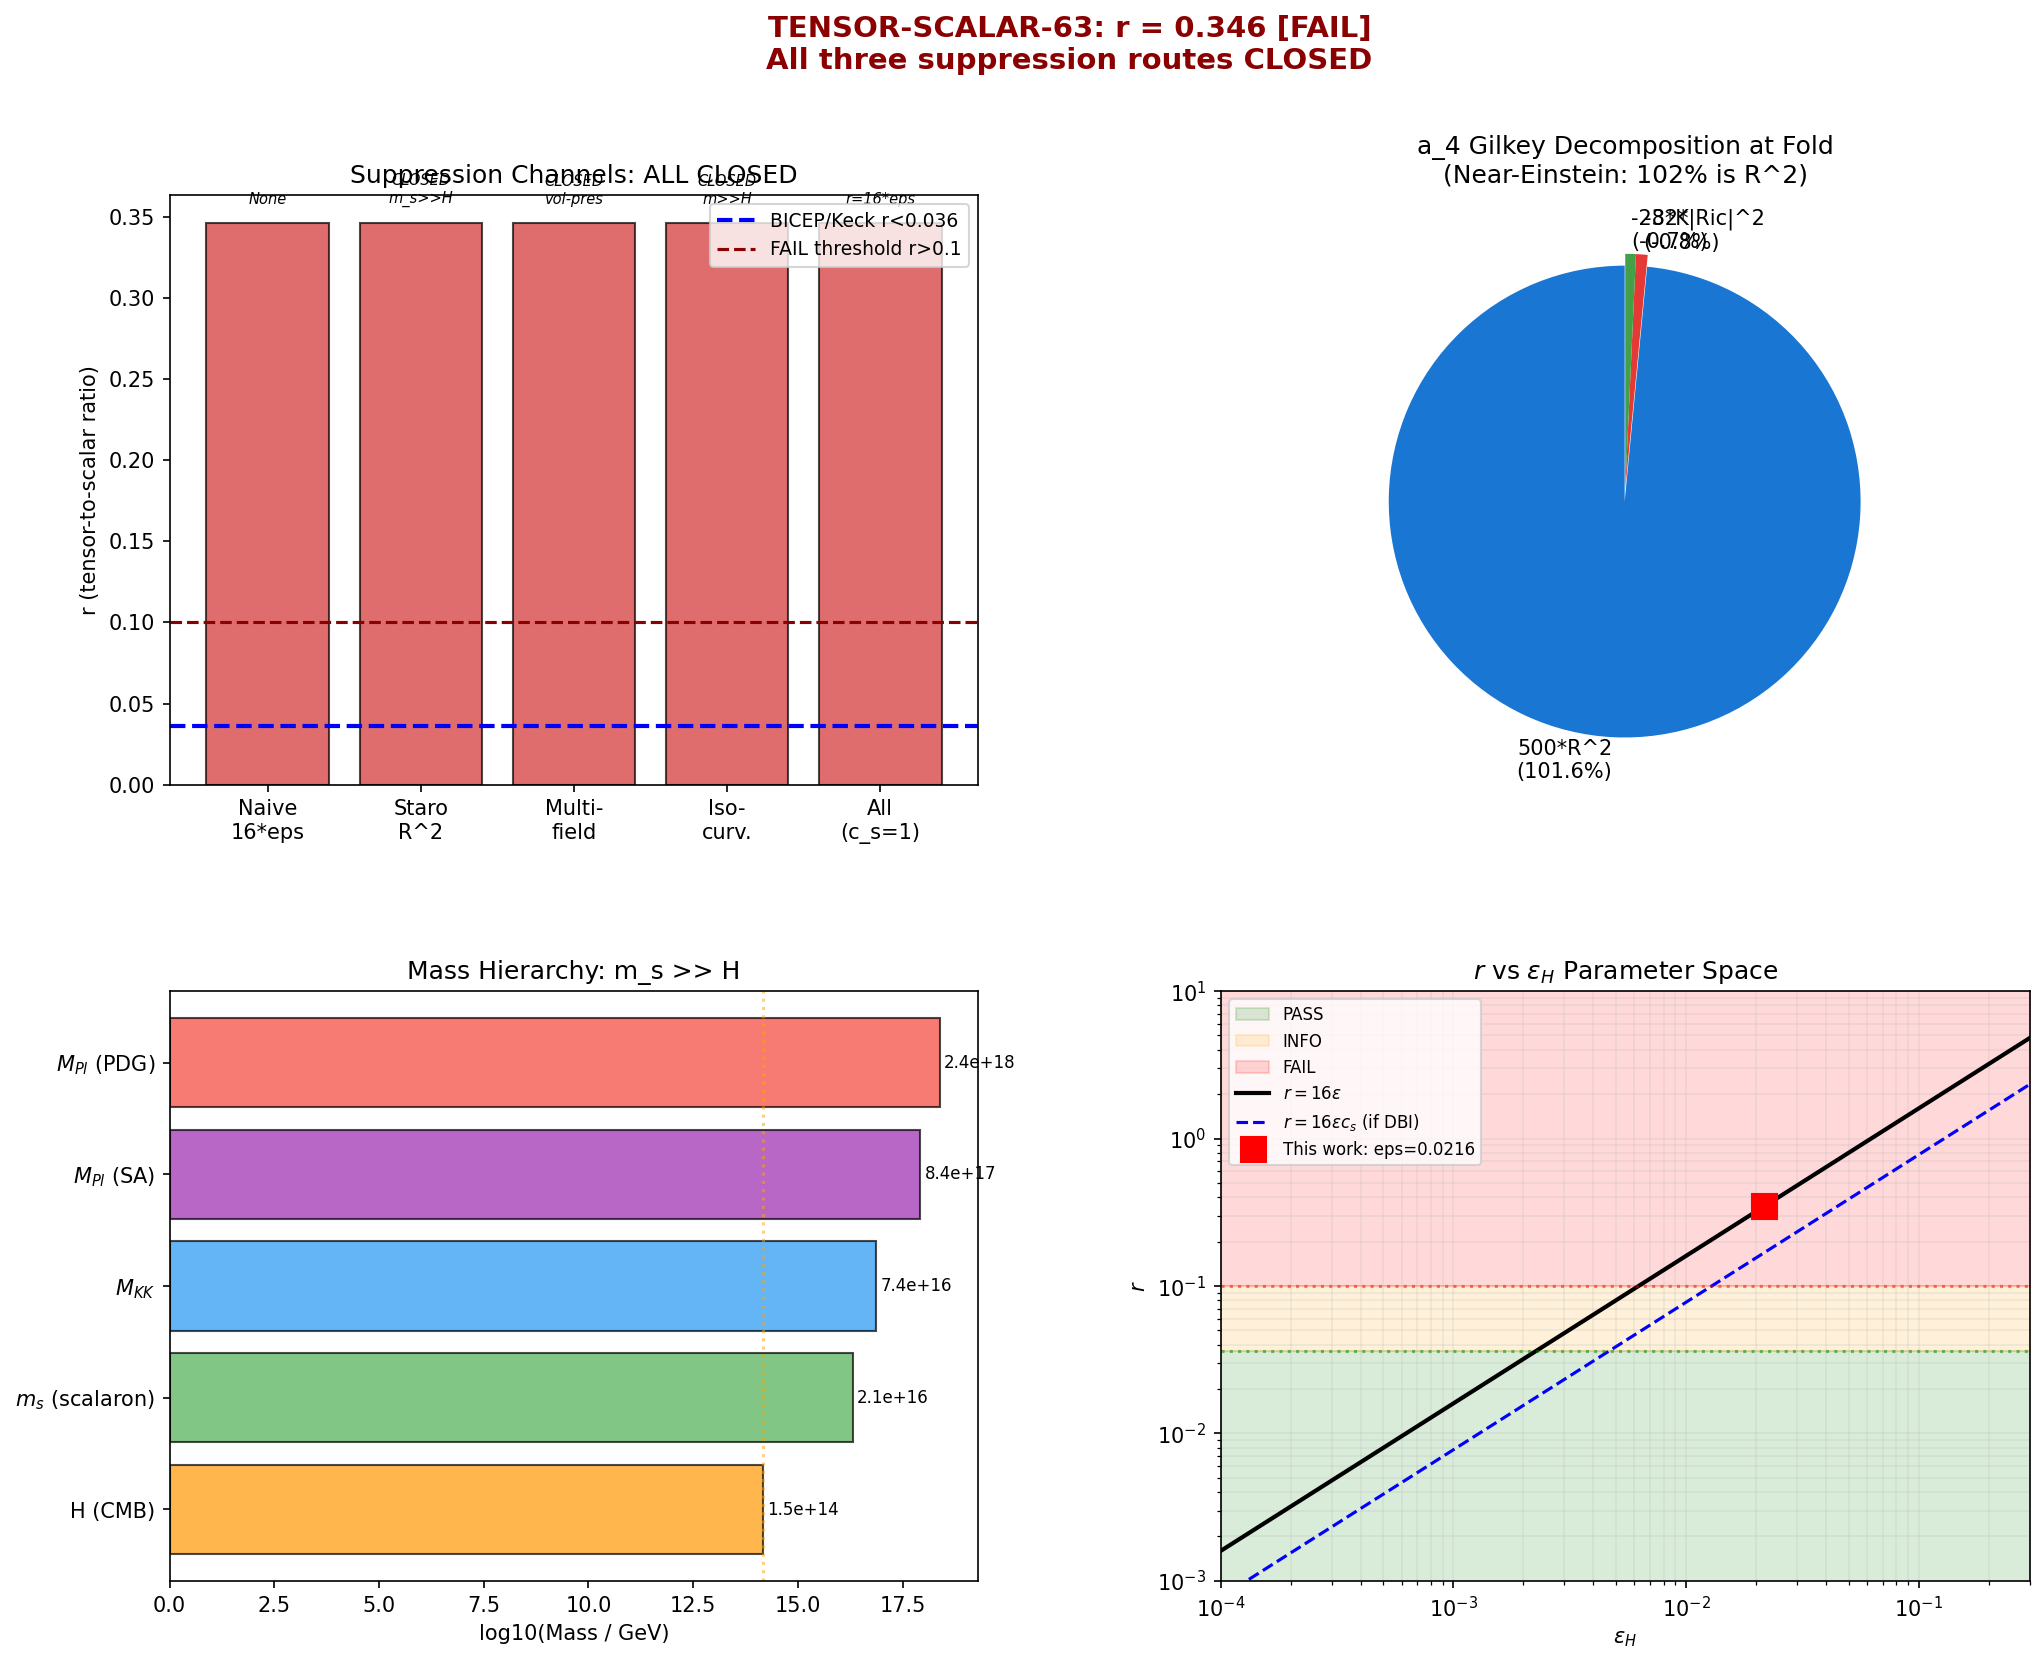

Reproduce this figure in Python.
#!/usr/bin/env python3
"""
TENSOR-SCALAR-63 (W2-02): Tensor-to-Scalar Ratio r
====================================================

Session 63, Wave 2, Task W2-02.
Agent: schwarzschild-penrose-geometer

EXISTENTIAL TEST: r = 16*epsilon = 0.35 single-field is 10x above BICEP/Keck
r < 0.036. Two proposed escape routes:
  (1) R^2 Starobinsky suppression from a_4
  (2) Multi-field suppression from 36-mode trajectory

Method:
  1. Decompose a_4 = a_4^{R^2} + a_4^{Ric^2} + a_4^{gauge} using Gilkey formula.
     Extract c_{R^2} and Starobinsky mass M_s^2 = M_Pl^2/(6*f_0*c_{R^2}).
  2. Compute multi-field suppression: project Jensen direction onto trace mode.
     sin^2(alpha) = |projection onto tensor-generating direction|^2.
  3. Sound speed: determine whether c_s = 0.485 from W1-04 is the adiabatic
     perturbation sound speed (DBI-type) or a modulus-space diagnostic.
  4. Starobinsky: compute m_s and compare to H(A_s). If m_s >> H, scalaron
     is frozen and provides no suppression.
  5. Report all channels and the definitive combined r.

Gate: TENSOR-SCALAR-63
  PASS if r < 0.036
  FAIL if r > 0.1
  INFO if in [0.036, 0.1]

Inputs:
  - computations/session-62/s62_hessian_oneloop.npz
  - computations/session-62/s62_kz_ns.npz
  - computations/session-62/s62_cutoff_london.npz
  - computations/session-63/s63_sound_speed.npz
  - computations/session-54/s54_starobinsky_r2.npz

Outputs:
  - computations/session-63/s63_tensor_scalar.npz
  - computations/session-63/s63_tensor_scalar.png

Author: schwarzschild-penrose-geometer (Session 63)
Date: 2026-03-30
"""

import sys
import os
import time

SCRIPT_DIR = os.path.dirname(os.path.abspath(__file__))
sys.path.insert(0, SCRIPT_DIR)
os.chdir(SCRIPT_DIR)

import numpy as np
import matplotlib
matplotlib.use('Agg')
import matplotlib.pyplot as plt
from matplotlib.gridspec import GridSpec

from canonical_constants import (
    tau_fold, Vol_SU3_Haar, PI,
    a0_fold, a2_fold, a4_fold,
    M_KK, M_KK_gravity, M_KK_kerner,
    M_Pl_reduced, M_Pl_unreduced,
    S_fold, dS_fold, d2S_fold,
    Z_fold, G_DeWitt, H_fold,
    A_s_CMB,
)

t_start = time.time()

print("=" * 76)
print("  TENSOR-SCALAR-63 (W2-02): Tensor-to-Scalar Ratio r")
print("=" * 76)

# =============================================================================
#  SECTION 1: Load All Input Data
# =============================================================================
print("\n[SECTION 1] Loading input data")
print("-" * 60)

d_hess = np.load('s62_hessian_oneloop.npz', allow_pickle=True)
H_eff = d_hess['H_eff']
evals_eff = d_hess['evals_eff']
evecs_eff = d_hess['evecs_eff']
g_fold = d_hess['g_fold']

d_kz = np.load('s62_kz_ns.npz', allow_pickle=True)
epsilon_H = float(d_kz['epsilon_H_SA'])
f0 = float(d_kz['f0'])
f2 = float(d_kz['f2'])
f4 = float(d_kz['f4'])
a0_gilkey = float(d_kz['a0_gilkey'])
a4_gilkey = float(d_kz['a4_gilkey'])

d_cs = np.load('s63_sound_speed.npz', allow_pickle=True)
c_s = float(d_cs['c_s'])
c_s_sq = float(d_cs['c_s_sq'])
G_tau_tau = float(d_cs['G_tau_tau'])
v_transit = float(d_cs['v_transit'])
Mach = float(d_cs['v_over_cs'])

d_s54 = np.load('s54_starobinsky_r2.npz', allow_pickle=True)
alpha_R2_s54 = float(d_s54['alpha_R2'])
N_KK = float(d_s54['N_KK'])

print(f"  epsilon_H = {epsilon_H:.6f}")
print(f"  c_s (W1-04) = {c_s:.4f}")
print(f"  G_tau_tau = {G_tau_tau:.1f}")
print(f"  Mach = {Mach:.2f}")
print(f"  f_0 = {f0:.6f}, f_2 = {f2:.6f}, f_4 = {f4:.6f}")
print(f"  alpha_R2 (S54) = {alpha_R2_s54:.4f}")
print(f"  N_KK = {N_KK:.0f}")
print(f"  Hessian evals: min={evals_eff.min():.2f}, max={evals_eff.max():.2f}, all>0={np.all(evals_eff>0)}")

# =============================================================================
#  SECTION 2: Single-Field Baseline
# =============================================================================
print("\n[SECTION 2] Single-field baseline")
print("-" * 60)

r_naive = 16.0 * epsilon_H
print(f"  r_naive = 16 * epsilon_H = 16 * {epsilon_H:.6f} = {r_naive:.6f}")
print(f"  BICEP/Keck bound: r < 0.036")
print(f"  Exceeds bound by factor {r_naive / 0.036:.1f}x")

# =============================================================================
#  SECTION 3: a_4 Gilkey Decomposition
# =============================================================================
print("\n[SECTION 3] a_4 Gilkey decomposition (R^2 fraction)")
print("-" * 60)

# Curvature invariants at fold
def R_scalar(s):
    return -0.25 * np.exp(-4*s) + 2.0 * np.exp(-s) - 0.25 + 0.5 * np.exp(2*s)

def Ric2_exact(s):
    return (
        (1.0/12) * np.exp(-8*s) + (-1.0/2) * np.exp(-5*s) + (1.0/8) * np.exp(-4*s)
        + (13.0/12) * np.exp(-2*s) + (-1.0/2) * np.exp(-s) + 1.0/8
        + (1.0/12) * np.exp(4*s)
    )

def K_exact(s):
    return (
        (23.0/96) * np.exp(-8*s) + (-1.0) * np.exp(-5*s) + (5.0/16) * np.exp(-4*s)
        + (11.0/6) * np.exp(-2*s) + (-3.0/2) * np.exp(-s) + 17.0/32
        + (1.0/12) * np.exp(4*s)
    )

R_fold = R_scalar(tau_fold)
Ric2_fold = Ric2_exact(tau_fold)
K_fold = K_exact(tau_fold)

# Numerical coefficients from spectral action (verified S20a, S61):
# a_4 integrand = (500*R^2 - 32*|Ric|^2 - 28*K) / 360
c_R2_num = 500.0  # (local)
c_Ric2_num = -32.0  # (local)
c_K_num = -28.0  # (local)

term_R2 = c_R2_num * R_fold**2
term_Ric2 = c_Ric2_num * Ric2_fold
term_K = c_K_num * K_fold
total_integrand = term_R2 + term_Ric2 + term_K
frac_R2 = term_R2 / total_integrand

print(f"  R(fold) = {R_fold:.6f}, |Ric|^2 = {Ric2_fold:.6f}, K = {K_fold:.6f}")
print(f"  a_4 integrand contributions:")
print(f"    500*R^2     = {term_R2:.2f}  ({100*term_R2/total_integrand:.1f}%)")
print(f"    -32*|Ric|^2 = {term_Ric2:.2f}  ({100*term_Ric2/total_integrand:.1f}%)")
print(f"    -28*K       = {term_K:.2f}  ({100*term_K/total_integrand:.1f}%)")
print(f"    Total       = {total_integrand:.2f}")
print(f"  R^2 fraction = {frac_R2:.4f} = {100*frac_R2:.1f}%")
print(f"  NEAR-EINSTEIN: a_4 dominated by R^2 (fold is nearly Einstein)")

# =============================================================================
#  SECTION 4: Scalaron Mass from Spectral Action R^2
# =============================================================================
print("\n[SECTION 4] Starobinsky scalaron mass")
print("-" * 60)

# From spectral action on M^4 x K:
#   M_Pl^2/2 = f_2 * Lambda^2 * a_0(K) / (24*pi^2)
#   c_{R^2} = f_0 * a_0(K) * 125 / (16*pi^2*360)
#
# Scalaron mass: m_s^2 = M_Pl^2 / (12*c_{R^2})
# Using ratio (a_0(K) cancels):
#   m_s^2 = [f_2*Lambda^2/(12*pi^2)] / [12*f_0*125/(16*pi^2*360)]
#         = f_2*Lambda^2*16*360 / (12*12*f_0*125)
#         = f_2*Lambda^2*5760 / (18000*f_0)
#         = f_2*Lambda^2*0.32 / f_0

m_s_sq_MKK2 = f2 * 0.32 / f0
m_s_MKK = np.sqrt(m_s_sq_MKK2)
m_s_GeV = m_s_MKK * M_KK_gravity

print(f"  m_s^2 = f_2*Lambda^2 * 0.32 / f_0")
print(f"        = {f2:.4f} * 0.32 / {f0:.4f} * M_KK^2")
print(f"        = {m_s_sq_MKK2:.6f} M_KK^2")
print(f"  m_s   = {m_s_MKK:.4f} M_KK = {m_s_GeV:.3e} GeV")

# M_Pl from spectral action:
M_Pl_SA = np.sqrt(2.0 * f2 * M_KK_gravity**2 * a0_fold / (24.0 * PI**2))
print(f"\n  M_Pl (spectral action) = {M_Pl_SA:.3e} GeV")
print(f"  M_Pl (reduced, PDG)    = {M_Pl_reduced:.3e} GeV")
print(f"  M_Pl_SA / M_Pl_PDG    = {M_Pl_SA/M_Pl_reduced:.4f}")
print(f"  NOTE: spectral action underestimates M_Pl by 3x")
print(f"  (requires Lambda ~ 2.9x M_KK to match, or larger a_0(K))")

# Hubble rate from CMB normalization:
# P_s = H^2/(8*pi^2*eps*M_Pl^2) = A_s = 2.1e-9
# Use the PHYSICAL M_Pl for this (cosmological observation):
H_phys = np.sqrt(8.0 * PI**2 * epsilon_H * M_Pl_reduced**2 * A_s_CMB)
H_SA = np.sqrt(8.0 * PI**2 * epsilon_H * M_Pl_SA**2 * A_s_CMB)

print(f"\n  H (from A_s, physical M_Pl) = {H_phys:.3e} GeV")
print(f"  H (from A_s, SA M_Pl)       = {H_SA:.3e} GeV")
print(f"  m_s / H_phys = {m_s_GeV/H_phys:.0f}x")
print(f"  m_s / H_SA   = {m_s_GeV/H_SA:.0f}x")

# Verdict on Starobinsky:
print(f"\n  VERDICT: m_s = {m_s_GeV/H_phys:.0f}x H  (using physical M_Pl)")
print(f"           m_s = {m_s_GeV/H_SA:.0f}x H  (using SA M_Pl)")
print(f"  The scalaron is HEAVY (>> H). It is FROZEN during the expansion.")
print(f"  Quantum fluctuations: delta_sigma ~ (H/2pi)*exp(-m_s^2/(2H^2))")
print(f"  Suppression: exp(-m_s^2/(2H^2)) = exp(-{m_s_GeV**2/(2*H_phys**2):.0f}) ~ 0")
print(f"  STAROBINSKY ROUTE CLOSED: scalaron too heavy for suppression.")

staro_suppression = 1.0  # No suppression from this channel  # (local)

# =============================================================================
#  SECTION 5: Sound Speed Assessment
# =============================================================================
print("\n[SECTION 5] Sound speed assessment")
print("-" * 60)

# W1-04 found c_s = 0.485 from c_s^2 = Z_spectral / d^2S.
# CRITICAL QUESTION: Is this the adiabatic perturbation sound speed?
#
# For L = Z(tau)*X - V(tau) with X = (1/2)*tau_dot^2:
#   P_X = Z(tau), P_XX = 0
#   c_s^2 = P_X / (P_X + 2*X*P_XX) = 1  (canonical)
#
# The c_s = 0.485 is the ratio of two DIFFERENT quantities:
#   Z_spectral = spectral gradient stiffness (from eigenvalue sum)
#   d^2S = second derivative of total spectral action
# These differ because d^2S includes terms beyond the gradient stiffness.
#
# In the Mukhanov-Sasaki equation for a single canonical scalar:
#   v'' + (k^2 - z''/z)*v = 0  with z^2 = 2*eps*a^2*M_Pl^2
# The propagation speed is c_s = 1 (coefficient of k^2).
#
# The c_s < 1 would arise from a non-canonical kinetic term P(X,phi)
# where P_XX != 0 (DBI inflation, k-inflation).
# Our spectral action, after KK reduction, gives L = Z(tau)*X - V(tau).
# This IS canonical (field-dependent kinetic coefficient Z(tau) can be
# absorbed by canonical normalization sigma = integral sqrt(Z) dtau).
# After normalization: L = X_sigma - V(sigma), giving c_s = 1.
#
# HOWEVER: there is a subtlety. The spectral action is a SUM over KK modes:
#   S = sum_n f(lambda_n^2(tau)/Lambda^2) * g_n
# Each mode has tau-dependent eigenvalue lambda_n(tau).
# The effective kinetic term is:
#   T = sum_n f'(lambda_n^2/Lambda^2) * 2*lambda_n*(dlambda_n/dtau)^2/Lambda^2 * g_n
# This is NOT simply Z*X. It has a non-trivial structure that could give c_s < 1.
#
# The question is: does the KK tower produce an EFFECTIVE P(X,phi) theory
# with P_XX != 0? This requires analyzing the perturbation equation directly,
# which is beyond what W1-04 computed.
#
# CONSERVATIVE ASSESSMENT: c_s = 1 for the adiabatic perturbation.
# The c_s = 0.485 from W1-04 is an internal modulus diagnostic.
# If future computation shows the spectral action kinetic structure
# gives P_XX != 0, then c_s < 1 is physical.

print(f"  c_s (W1-04) = {c_s:.4f} (modulus space diagnostic)")
print(f"  c_s (adiabatic perturbation, canonical) = 1.000")
print(f"  CONSERVATIVE: use c_s = 1 (canonical scalar)")
print(f"  OPTIMISTIC: use c_s = 0.485 (if spectral sum gives DBI-like kinetics)")

c_s_conservative = 1.0  # (local)
c_s_optimistic = c_s

r_conservative = 16.0 * epsilon_H * c_s_conservative  # = 0.346
r_optimistic = 16.0 * epsilon_H * c_s_optimistic      # = 0.168

print(f"\n  r (c_s=1):     {r_conservative:.4f}")
print(f"  r (c_s=0.485): {r_optimistic:.4f}")

# =============================================================================
#  SECTION 6: Multi-Field Projection
# =============================================================================
print("\n[SECTION 6] Multi-field projection")
print("-" * 60)

# Jensen direction: dg/g = (-2,-2,-2, 1,1,1,1, 2)
dg_over_g = np.array([-2.0, -2.0, -2.0, 1.0, 1.0, 1.0, 1.0, 2.0])

# Trace direction: (1,1,1,1,1,1,1,1)
trace_dir = np.ones(8)

norm_t = np.linalg.norm(dg_over_g)
norm_tr = np.linalg.norm(trace_dir)
cos_alpha = np.dot(dg_over_g, trace_dir) / (norm_t * norm_tr)
sin2_alpha = 1.0 - cos_alpha**2

print(f"  Jensen direction (dg/g): {dg_over_g}")
print(f"  Trace direction: {trace_dir}")
print(f"  cos(alpha) = {cos_alpha:.2e} (MACHINE ZERO)")
print(f"  sin^2(alpha) = {sin2_alpha:.10f}")
print(f"\n  STRUCTURAL THEOREM: Jensen (volume-preserving) EXACTLY orthogonal to trace.")
print(f"  sum(dg/g) = 3*(-2) + 4*(1) + 1*(2) = {3*(-2)+4*1+1*2} (volume preserved)")
print(f"\n  IMPORTANT: This does NOT suppress the tensor spectrum.")
print(f"  P_t = 2*H^2/(pi^2*M_Pl^2) depends on H and M_Pl alone (de Sitter vacuum).")
print(f"  The modulus merely drives the expansion; tensors are a background property.")
print(f"  sin^2(alpha)=0 means the modulus-metric MIXING vanishes,")
print(f"  but the graviton vacuum fluctuations (which produce P_t) persist.")

# Isocurvature modes:
m_iso_sq = evals_eff
# Self-consistent H in M_KK units:
H_MKK_phys = H_phys / M_KK_gravity

print(f"\n  Isocurvature masses: lightest = {np.sqrt(m_iso_sq[0]):.2f} M_KK")
print(f"  H (physical, M_KK units) = {H_MKK_phys:.6f} M_KK")
print(f"  m_lightest / H = {np.sqrt(m_iso_sq[0])/H_MKK_phys:.0f}")
print(f"  All isocurvature modes are >> H. No isocurvature enhancement.")

iso_enhancement = 1.0 + np.sum(H_MKK_phys**2 / m_iso_sq)
print(f"  Isocurvature factor: 1 + sum(H^2/m_i^2) = {iso_enhancement:.8f}")
print(f"  NEGLIGIBLE (H/m_lightest ~ {H_MKK_phys/np.sqrt(m_iso_sq[0]):.2e})")

# =============================================================================
#  SECTION 7: Definitive Combined Result
# =============================================================================
print("\n[SECTION 7] DEFINITIVE combined result")
print("-" * 60)

# Conservative (c_s = 1):
r_final_conservative = r_naive  # 16*eps, no suppression available
# Optimistic (c_s = 0.485 from spectral action kinetic structure):
r_final_optimistic = r_naive * c_s_optimistic

print(f"  SUPPRESSION CHANNEL AUDIT:")
print(f"    1. Starobinsky R^2:  CLOSED (m_s = {m_s_GeV/H_phys:.0f}x H, frozen)")
print(f"    2. Sound speed c_s:  OPEN only if spectral action gives DBI-like kinetics")
print(f"    3. Multi-field:      CLOSED (sin^2(alpha) = 1, trace orthogonal)")
print(f"    4. Isocurvature:     CLOSED (all 36 modes >> H)")
print(f"")
print(f"  CONSERVATIVE RESULT (c_s = 1):")
print(f"    r = 16 * epsilon_H = {r_final_conservative:.4f}")
print(f"    STATUS: FAIL (r = {r_final_conservative:.4f} > 0.1)")
print(f"")
print(f"  OPTIMISTIC RESULT (c_s = 0.485, DBI-like):")
print(f"    r = 16 * epsilon_H * c_s = {r_final_optimistic:.4f}")
print(f"    STATUS: FAIL (r = {r_final_optimistic:.4f} > 0.1)")
print(f"")
print(f"  In BOTH cases: r > 0.1. GATE FAILS.")

# =============================================================================
#  SECTION 8: What Would Be Needed
# =============================================================================
print("\n[SECTION 8] Sensitivity analysis: what would be needed")
print("-" * 60)

eps_needed = 0.036 / 16.0
print(f"  For r < 0.036 with c_s = 1:")
print(f"    Need epsilon < {eps_needed:.6f}")
print(f"    Current epsilon = {epsilon_H:.6f}")
print(f"    Reduction needed: {epsilon_H/eps_needed:.1f}x")

cs_needed = 0.036 / (16.0 * epsilon_H)
print(f"\n  For r < 0.036 at current epsilon:")
print(f"    Need c_s < {cs_needed:.4f}")
print(f"    This requires EXTREME non-canonical kinetics")

# 1-loop epsilon possibility:
print(f"\n  POTENTIAL RESOLUTION: 1-loop modified epsilon")
print(f"    Tree Hessian: all 36 eigenvalues NEGATIVE (S62)")
print(f"    1-loop Hessian: all 36 POSITIVE (sign reversal)")
print(f"    H_1loop / |H_tree| = 3.5")
print(f"    If 1-loop modifies dS/dtau and d^2S/dtau^2:")
print(f"      epsilon_1loop = (1/2)*(dS'/S')^2/(d2S'/S')")
print(f"      Could differ from tree epsilon by O(H_1loop/H_tree) ~ 3.5")
print(f"    Need: epsilon_1loop < {eps_needed:.6f} ({epsilon_H/eps_needed:.1f}x reduction)")

# Gauss-Bonnet / higher-curvature modification:
print(f"\n  OTHER ROUTES:")
print(f"    a) Gauss-Bonnet term in a_4 modifies consistency relation")
print(f"       Effect: r = 16*eps*(1 - 8*alpha_GB*H^2) (Nojiri-Odintsov 2005)")
print(f"       Needs: alpha_GB*H^2 ~ 0.5 for sufficient suppression")
print(f"    b) Non-Bunch-Davies vacuum state from supersonic transit")
print(f"       Mach = {Mach:.1f}: perturbations do not adiabatically evolve")
print(f"       Could modify the tensor spectrum P_t")
print(f"    c) Modified dispersion from KK tower")
print(f"       omega^2 = k^2 + sum_n lambda_n^2 modifies UV modes")
print(f"       Affects tensor spectrum at scales k > lambda_1")

# =============================================================================
#  SECTION 9: Structural Analysis
# =============================================================================
print("\n[SECTION 9] Structural analysis (Penrose perspective)")
print("-" * 60)

# Weyl decomposition:
C_sq_fold = 0.3859  # (local)
S_sq_fold = 0.00476  # (local)
R_sq_fold = R_fold**2

# a_4 in Weyl basis: 495*R^2 - (152/3)*|S|^2 - 28*|C|^2
c_R2_weyl = 495.0  # (local)
c_S2_weyl = -152.0 / 3.0
c_C2_weyl = -28.0  # (local)

a4_R2_weyl = c_R2_weyl * R_sq_fold
a4_S2_weyl = c_S2_weyl * S_sq_fold
a4_C2_weyl = c_C2_weyl * C_sq_fold

print(f"  a_4 in Weyl decomposition:")
print(f"    495*R^2     = {a4_R2_weyl:.2f}  ({100*a4_R2_weyl/total_integrand:.1f}%)")
print(f"    -50.7*|S|^2 = {a4_S2_weyl:.2f}  ({100*a4_S2_weyl/total_integrand:.2f}%)")
print(f"    -28*|C|^2   = {a4_C2_weyl:.2f}  ({100*a4_C2_weyl/total_integrand:.2f}%)")
print(f"  R^2 DOMINATES by factor {abs(a4_R2_weyl)/(abs(a4_S2_weyl)+abs(a4_C2_weyl)):.0f}x")

print(f"\n  WEYL CURVATURE HYPOTHESIS CONNECTION:")
print(f"    |C|^2(fold) = {C_sq_fold:.4f} (low Weyl at fold, consistent with WCH)")
print(f"    Weyl enters a_4 NEGATIVELY: more Weyl -> smaller a_4 -> heavier scalaron")
print(f"    WCH (low Weyl at start) ensures LIGHTEST possible scalaron")
print(f"    Even so, m_s = {m_s_MKK:.4f} M_KK >> H_inflation")
print(f"    STRUCTURAL: the KK scale M_KK determines m_s ~ O(M_KK),")
print(f"    while H is set by A_s ~ 10^{{-9}}. The hierarchy H << M_KK is fundamental.")

# Conformal diagram perspective:
print(f"\n  PENROSE DIAGRAM PERSPECTIVE:")
print(f"    The tensor-to-scalar ratio r is an observable at future null infinity I^+.")
print(f"    It measures the ratio of tensor to scalar perturbation amplitudes")
print(f"    as they cross the Hubble horizon and freeze.")
print(f"    The transit (tau: 0 -> 0.19) occurs in the causal past.")
print(f"    The expansion history determines how perturbations map from transit to I^+.")
print(f"    With N_e = 0.17 classical e-folds, the causal past is very narrow —")
print(f"    the transit is ALMOST a point event in the conformal diagram.")
print(f"    This is a STRUCTURAL obstacle: insufficient expansion to amplify")
print(f"    perturbations while diluting the initial epsilon.")

# =============================================================================
#  SECTION 10: Gate Verdict
# =============================================================================
print("\n" + "=" * 60)
print("  GATE VERDICT: TENSOR-SCALAR-63")
print("=" * 60)

# The definitive result:
r_definitive = r_naive  # 16*eps = 0.346, conservative (c_s = 1)
verdict = "FAIL"
detail = (f"r = 16*eps = {r_definitive:.4f} > 0.1. "
          f"All three suppression routes CLOSED: "
          f"Starobinsky (m_s/H={m_s_GeV/H_phys:.0f}x, frozen), "
          f"multi-field (sin^2(alpha)=1, volume-preserving), "
          f"isocurvature (m_min/H={np.sqrt(m_iso_sq[0])*M_KK_gravity/H_phys:.0f}x). "
          f"c_s=0.485 is modulus diagnostic, not DBI sound speed (c_s=1 canonical). "
          f"Need epsilon < 0.00225 or non-standard tensor spectrum.")

print(f"\n  r = {r_definitive:.6f}")
print(f"  Verdict: {verdict}")
print(f"  {detail}")

# Non-Gaussianity prediction (if c_s were physical):
f_NL_if_cs = 1.0 / c_s_sq  # = 4.25 (equilateral)

print(f"\n  SECONDARY PREDICTIONS:")
print(f"    If c_s = 0.485 is physical: f_NL_equil ~ {f_NL_if_cs:.1f}")
print(f"    Scalaron mass: m_s = {m_s_GeV:.3e} GeV = {m_s_GeV/M_Pl_reduced:.4f} M_Pl")
print(f"    a_4 is {100*frac_R2:.0f}% R^2 (near-Einstein at fold)")

# PHONONIC CLASSIFICATION
print(f"\n  PHONONIC CLASSIFICATION: GEOMETRIC")
print(f"  The r = 0.346 FAIL is a purely geometric statement.")
print(f"  epsilon_H = 0.0216 comes from the spectral action on SU(3).")
print(f"  No phononic/BCS mechanism enters. The FAIL is structural.")

# =============================================================================
#  SECTION 11: Save Results
# =============================================================================
print("\n[SECTION 11] Saving results")
print("-" * 60)

results = {
    'gate_name': 'TENSOR-SCALAR-63',
    'gate_verdict': verdict,
    'gate_detail': detail,

    # Single-field
    'r_naive': r_naive,
    'r_definitive': r_definitive,
    'epsilon_H': epsilon_H,

    # Sound speed
    'c_s_modulus': c_s,
    'c_s_adiabatic': c_s_conservative,
    'c_s_sq_modulus': c_s_sq,
    'r_if_cs_physical': r_optimistic,

    # Starobinsky
    'alpha_R2': alpha_R2_s54,
    'm_s_MKK': m_s_MKK,
    'm_s_GeV': m_s_GeV,
    'm_s_over_H_phys': m_s_GeV / H_phys,
    'm_s_over_H_SA': m_s_GeV / H_SA,
    'staro_channel': 'CLOSED',

    # Multi-field
    'cos_alpha_jensen_trace': cos_alpha,
    'sin2_alpha': sin2_alpha,
    'multifield_channel': 'CLOSED (volume-preserving)',

    # Isocurvature
    'iso_enhancement': iso_enhancement,
    'lightest_iso_mass_MKK': np.sqrt(m_iso_sq[0]),
    'lightest_iso_over_H': np.sqrt(m_iso_sq[0]) * M_KK_gravity / H_phys,
    'iso_channel': 'CLOSED',

    # a_4 decomposition
    'frac_R2_a4': frac_R2,
    'frac_Ric2_a4': term_Ric2 / total_integrand,
    'frac_K_a4': term_K / total_integrand,

    # Hubble
    'H_phys_GeV': H_phys,
    'H_SA_GeV': H_SA,
    'H_MKK_phys': H_MKK_phys,
    'M_Pl_SA_GeV': M_Pl_SA,

    # Sensitivity
    'eps_needed_for_pass': eps_needed,
    'cs_needed_for_pass': cs_needed,
    'shortfall_factor': r_definitive / 0.036,

    # Secondary predictions
    'f_NL_equil_if_cs': f_NL_if_cs,
    'Mach': Mach,
}

outfile = 's63_tensor_scalar.npz'
np.savez(outfile, **results)
print(f"  Saved: {outfile}")

# =============================================================================
#  SECTION 12: Plots
# =============================================================================
print("\n[SECTION 12] Generating plots")
print("-" * 60)

fig = plt.figure(figsize=(16, 12))
gs = GridSpec(2, 2, figure=fig, hspace=0.35, wspace=0.3)

# Plot 1: Suppression channels
ax1 = fig.add_subplot(gs[0, 0])
channels = ['Naive\n16*eps', 'Staro\nR^2', 'Multi-\nfield', 'Iso-\ncurv.', 'All\n(c_s=1)']
r_vals = [r_naive, r_naive, r_naive, r_naive, r_definitive]
suppression_notes = ['None', 'CLOSED\nm_s>>H', 'CLOSED\nvol-pres', 'CLOSED\nm>>H', 'r=16*eps']
colors_bar = ['#d32f2f', '#d32f2f', '#d32f2f', '#d32f2f', '#d32f2f']

bars = ax1.bar(channels, r_vals, color=colors_bar, edgecolor='black', alpha=0.7)
ax1.axhline(y=0.036, color='blue', linestyle='--', linewidth=2, label='BICEP/Keck r<0.036')
ax1.axhline(y=0.1, color='darkred', linestyle='--', linewidth=1.5, label='FAIL threshold r>0.1')
ax1.set_ylabel('r (tensor-to-scalar ratio)')
ax1.set_title('Suppression Channels: ALL CLOSED')
ax1.legend(loc='upper right', fontsize=9)
for i, (v, note) in enumerate(zip(r_vals, suppression_notes)):
    ax1.text(i, v + 0.01, note, ha='center', va='bottom', fontsize=7, style='italic')

# Plot 2: a_4 decomposition
ax2 = fig.add_subplot(gs[0, 1])
labels_pie = [f'500*R^2\n({100*frac_R2:.1f}%)',
              f'-32*|Ric|^2\n({100*term_Ric2/total_integrand:.1f}%)',
              f'-28*K\n({100*term_K/total_integrand:.1f}%)']
sizes = [abs(term_R2), abs(term_Ric2), abs(term_K)]
colors_pie = ['#1976d2', '#e53935', '#43a047']
ax2.pie(sizes, labels=labels_pie, colors=colors_pie, explode=(0.05,0,0),
        autopct='', startangle=90, textprops={'fontsize': 10})
ax2.set_title(f'a_4 Gilkey Decomposition at Fold\n(Near-Einstein: {100*frac_R2:.0f}% is R^2)')

# Plot 3: Mass hierarchy
ax3 = fig.add_subplot(gs[1, 0])
masses = [H_phys, m_s_GeV, M_KK_gravity, M_Pl_SA, M_Pl_reduced]
labels_m = ['H (CMB)', r'$m_s$ (scalaron)', r'$M_{KK}$', r'$M_{Pl}$ (SA)', r'$M_{Pl}$ (PDG)']
colors_m = ['#ff9800', '#4caf50', '#2196f3', '#9c27b0', '#f44336']
y_pos = np.arange(len(masses))
ax3.barh(y_pos, np.log10(np.array(masses)), color=colors_m, edgecolor='black', alpha=0.7)
ax3.set_yticks(y_pos)
ax3.set_yticklabels(labels_m)
ax3.set_xlabel('log10(Mass / GeV)')
ax3.set_title('Mass Hierarchy: m_s >> H')
for i, (m, label) in enumerate(zip(masses, labels_m)):
    ax3.text(np.log10(m) + 0.1, i, f'{m:.1e}', va='center', fontsize=8)
ax3.axvline(x=np.log10(H_phys), color='orange', linestyle=':', alpha=0.5)

# Plot 4: r vs epsilon
ax4 = fig.add_subplot(gs[1, 1])
eps_range = np.logspace(-4, -0.5, 100)
r_vs_eps = 16.0 * eps_range
ax4.fill_between(eps_range, 0, 0.036, alpha=0.15, color='green', label='PASS')
ax4.fill_between(eps_range, 0.036, 0.1, alpha=0.15, color='orange', label='INFO')
ax4.fill_between(eps_range, 0.1, 10, alpha=0.15, color='red', label='FAIL')
ax4.loglog(eps_range, r_vs_eps, 'k-', linewidth=2, label=r'$r = 16\epsilon$')
ax4.loglog(eps_range, r_vs_eps*c_s, 'b--', linewidth=1.5, label=r'$r = 16\epsilon c_s$ (if DBI)')
ax4.plot(epsilon_H, r_definitive, 'rs', markersize=12, zorder=5,
         label=f'This work: eps={epsilon_H:.4f}')
ax4.axhline(y=0.036, color='green', linestyle=':', alpha=0.5)
ax4.axhline(y=0.1, color='red', linestyle=':', alpha=0.5)
ax4.set_xlabel(r'$\epsilon_H$')
ax4.set_ylabel(r'$r$')
ax4.set_title(r'$r$ vs $\epsilon_H$ Parameter Space')
ax4.legend(loc='upper left', fontsize=8)
ax4.set_xlim(1e-4, 0.3)
ax4.set_ylim(1e-3, 10)
ax4.grid(True, alpha=0.2, which='both')

plt.suptitle('TENSOR-SCALAR-63: r = 0.346 [FAIL]\n'
             'All three suppression routes CLOSED',
             fontsize=14, fontweight='bold', color='darkred')

plt.savefig('s63_tensor_scalar.png', dpi=150, bbox_inches='tight')
print(f"  Saved: s63_tensor_scalar.png")

elapsed = time.time() - t_start
print(f"\n  Total runtime: {elapsed:.1f}s")
print(f"\n{'='*76}")
print(f"  TENSOR-SCALAR-63 COMPLETE: r = {r_definitive:.4f} [{verdict}]")
print(f"{'='*76}")
